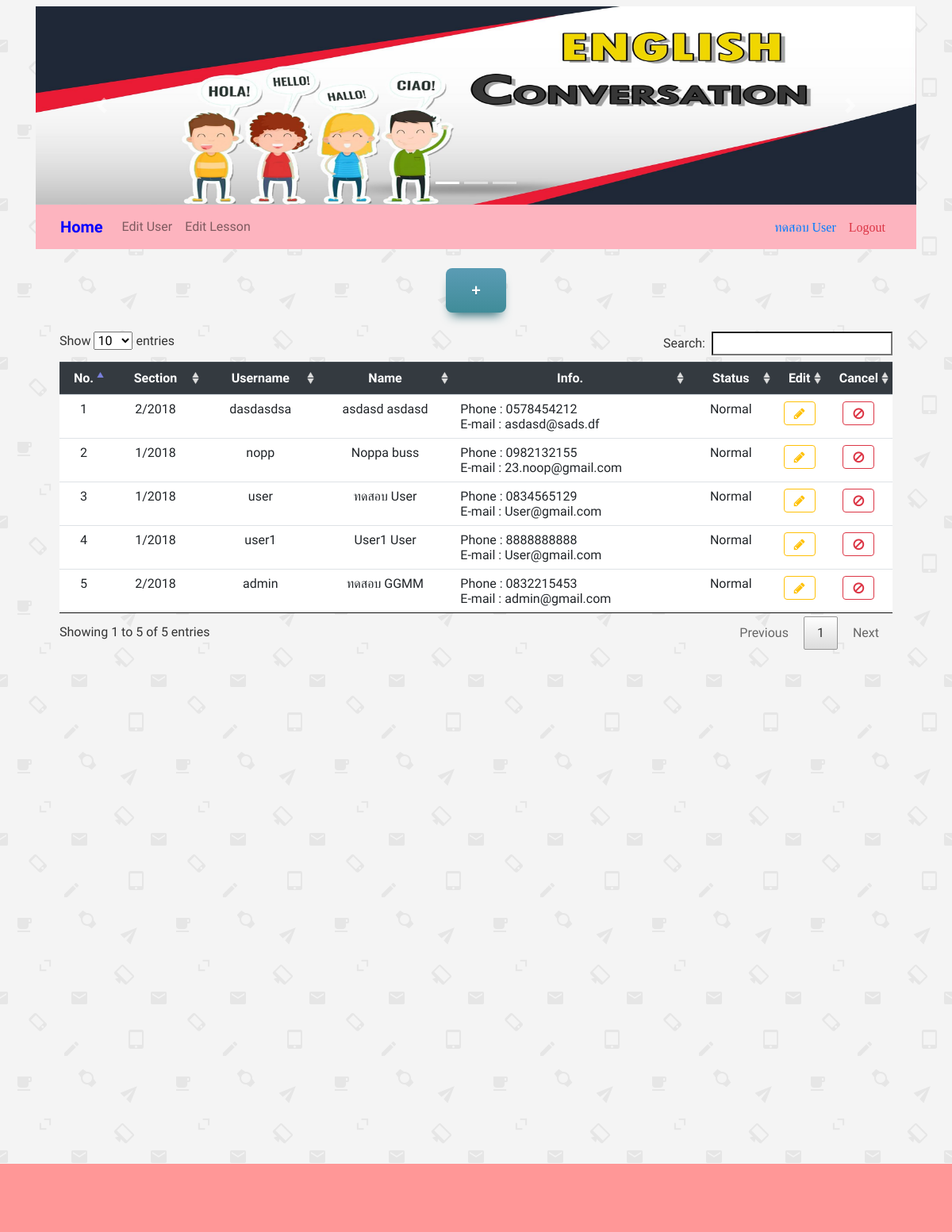
Screenshot of /admin/index.php?su (signed in) with the database file from the repository.
### tables this page shows
CREATE TABLE IF NOT EXISTS `user` (
`ID` int(5) NOT NULL,
  `Username` varchar(50) NOT NULL,
  `Password` varchar(200) NOT NULL,
  `Firstname` varchar(100) NOT NULL,
  `Lastname` varchar(100) NOT NULL,
  `email` varchar(100) NOT NULL,
  `phone` text NOT NULL,
  `Userlevel` varchar(1) NOT NULL,
  `user_date` date NOT NULL,
  `user_stid` int(11) NOT NULL,
  `session_id` varchar(50) NOT NULL,
  `group_id` int(20) NOT NULL,
  `Status` varchar(1) NOT NULL
);

CREATE TABLE IF NOT EXISTS `user_group` (
`g_id` int(11) NOT NULL,
  `g_session` varchar(200) NOT NULL,
  `g_date` date NOT NULL,
  `g_term` int(20) NOT NULL,
  `g_status` int(1) NOT NULL
);

### admin/show_user.php (the view, shortened to what this page needs)
<?php
$query_user = "SELECT * FROM user ORDER BY ID desc";
$user = mysqli_query($con,$query_user) or die(mysqli_error());
$row_user = mysqli_fetch_assoc($user);
$totalRows_user = mysqli_num_rows($user);
?>
<?php include 'add_user.php';
?>
<div class="col-md-12">
	<div class="py-2">
		<div class="container">
			<div class="row" align="center">
				<div class="col-md-12">
					<a href="index.php" class="myButton" data-toggle='modal' data-target='#addMemModal'>+</a>
				</div>
			</div>
		</div>
	</div>
	<div class="py-3">
		<div class="container">
			<div class="row">
				<div class="col-md-12">
					<div class="table-responsive text-center">
						<?php if ($totalRows_user > 0) {?>
							<table class="table table-hover" id="example" bgcolor="white">
								<thead class="thead-dark">
									<tr class="text-center">
										<th scope="col" width="5">No.</th>
										<th scope="col">Section</th>
										<th scope="col">Username</th>
										<th scope="col">Name</th>
										<th scope="col">Info.</th>
										<th scope="col">Status</th>
										<th scope="col" width="5">Edit</th>
										<th scope="col" width="5">Cancel</th>
									</tr>
								</thead>
								<tbody>
									<?php
									$i = 1 ;
									do {
										$query_group = "SELECT * FROM user_group WHERE g_id = ".$row_user['group_id'];
										$group = mysqli_query($con,$query_group) or die(mysqli_error());
										$row_group = mysqli_fetch_assoc($group);
										?>
										<tr class="text-center">
											<td><?php echo $i ?></td>
											<td><?php echo $row_group['g_session']; ?></td>
											<td><?php echo $row_user['Username']; ?></td>
											<td><?php echo $row_user['Firstname'] . "  " . $row_user['Lastname']; ?></td>
											<td class="text-left"><?php echo " Phone : " . $row_user['phone'] . " <br /> E-mail : " . $row_user['email']; ?></td>
											<td>
												<?php
												if ($row_user['Userlevel'] == 'A' ){
													echo "Normal";
												}elseif ($row_user['Userlevel'] == 'M') {
													echo "Normal";
												}elseif ($row_user['Userlevel'] == 'E') {
													echo "<font color='red' >Remove</font>";
												}
												?>
											</td>
											<td>
												<a href="index.php?su&eus&user_id=<?php echo $row_user['ID'];?>" class="btn btn-outline-warning my-2 my-sm-0" ><i class="fa fa-pencil" aria-hidden="true"></i></a>
											</td>
											<?php if ($row_user['Userlevel'] <> 'E' ): ?>
												<td>
													<a href="del_user.php?User_id=<?php echo $row_user['ID'];?>&Userlevel=E" class="btn btn-outline-danger my-2 my-sm-0" onClick="return confirm('ยืนยันการยกเลิกผู้ใช้');"><i class="fa fa-ban" aria-hidden="true"></i></a>
												</td>
												<?php else: ?>
													<td>
														<a href="del_user.php?User_id=<?php echo $row_user['ID'];?>&Userlevel=M" class="btn btn-outline-secondary my-2 my-sm-0" onClick="return confirm('ยืนยันการใช้งานผู้ใช้');"><i class="fa fa-repeat" aria-hidden="true"></i></a>
													</td>
												<?php endif ?>
											</tr>
											<?php
											$i += 1;
										} while ($row_user = mysqli_fetch_assoc($user)); ?>
									</tbody>
								</table>
							<?php }else {
								echo "<h3> No Score </h3>";
							}
							mysqli_free_result($user);?>
						</div>
					</div>
				</div>
			</div>
		</div>
		<div class="py-5">
		</div>
	</div>
	<br><br><br><br><br><br><br><br><br><br>

### st.css (style rules this page uses)
.myButton { -moz-box-shadow: 0px 10px 14px -7px #276873; -webkit-box-shadow: 0px 10px 14px -7px #276873; box-shadow: 0px 10px 14px -7px #276873; background:-webkit-gradient(linear, left top, left bottom, color-stop(0.05, #599bb3), color-stop(1, #408c99)); background:-moz-linear-gradient(top, #599bb3 5%, #408c99 100%); background:-webkit-linear-gradient(top, #599bb3 5%, #408c99 100%); background:-o-linear-gradient(top, #599bb3 5%, #408c99 100%); background:-ms-linear-gradient(top, #599bb3 5%, #408c99 100%); background:linear-gradient(to bottom, #599bb3 5%, #408c99 100%); filter:progid:DXImageTransform.Microsoft.gradient(startColorstr='#599bb3', endColorstr='#408c99',GradientType=0); background-color:#599bb3; -moz-border-radius:8px; -webkit-border-radius:8px; border-radius:8px; display:inline-block; cursor:pointer; color:#ffffff; font-family:Arial; font-size:20px; font-weight:bold; padding:13px 32px; text-decoration:none; text-shadow:0px 1px 0px #3d768a; }

### rows the page displays
user: user_group.g_session "2/2018", Username "dasdasdsa", Firstname "asdasd", Lastname "asdasd", phone "0578454212", email "asdasd@sads.df", Userlevel "Normal"
user: user_group.g_session "1/2018", Username "nopp", Firstname "Noppa", Lastname "buss", phone "0982132155", email "23.noop@gmail.com", Userlevel "Normal"
user: user_group.g_session "1/2018", Username "user", Firstname "ทดสอบ", Lastname "User", phone "0834565129", email "User@gmail.com", Userlevel "Normal"
user: user_group.g_session "1/2018", Username "user1", Firstname "User1", Lastname "User", phone "8888888888", email "User@gmail.com", Userlevel "Normal"
user: user_group.g_session "2/2018", Username "admin", Firstname "ทดสอบ", Lastname "GGMM", phone "0832215453", email "admin@gmail.com", Userlevel "Normal"

### other values shown
$_SESSION["User"] "ทดสอบ User"
